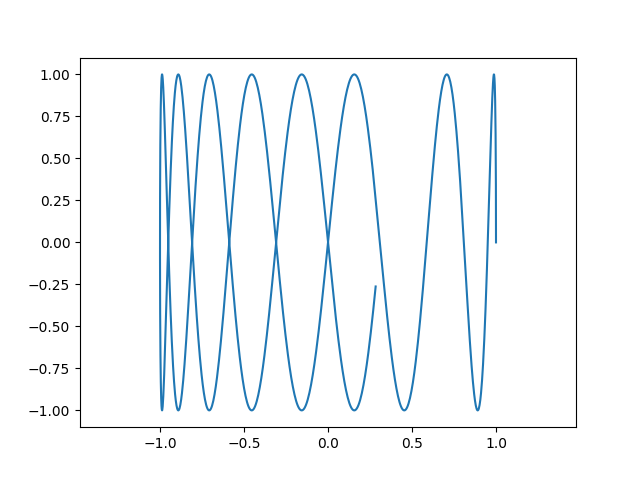

Here is the Python script that generated this plot:
import matplotlib.pyplot as plt
import numpy as np

def lissaju (bet = np.pi/2, a =0.1, A = 1, B = 1, b = 1):
    t = np.linspace(0, 50, 1000)
    x = A * np.sin(a * t + bet)
    y = B * np.sin(b * t)
    plt.plot(x,y)
    plt.axis('equal')
    plt.savefig('task1_dop.png')


if __name__ == "__main__":
    lissaju()
